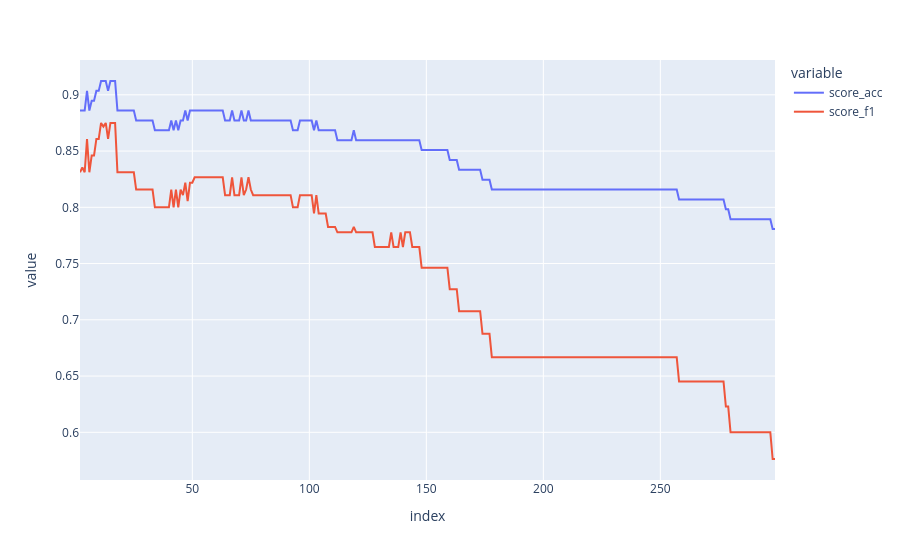

The notebook cell this image was saved under:
### Code cell
scores = pd.DataFrame(data=[i for i in range(2, 300)], columns=['score'], index=range(2, 300))

scores['score_acc'] = scores['score'].apply(lambda i: cross_val_score(KNeighborsClassifier(n_neighbors=i), X, y, cv=skf).min())
scores['score_f1'] = scores['score'].apply(lambda i: cross_val_score(KNeighborsClassifier(n_neighbors=i), X, y, cv=skf, scoring='f1').min())
scores[['score_acc', 'score_f1']].plot()

### Figure 1 — Plotly figure (JSON) as saved in the notebook; plotly's stock layout.template omitted (floating-point values rounded to 4 significant figures; data arrays with more than 128 entries replaced by an {"elided": "..."} marker saying what was removed)
{"data": [{"hovertemplate": "variable=score_acc<br>index=%{x}<br>value=%{y}<extra></extra>", "legendgroup": "score_acc", "line": {"color": "#636efa", "dash": "solid"}, "marker": {"symbol": "circle"}, "mode": "lines", "name": "score_acc", "orientation": "v", "showlegend": true, "x": {"elided": "298 int values"}, "xaxis": "x", "y": {"elided": "298 float values"}, "yaxis": "y", "type": "scatter"}, {"hovertemplate": "variable=score_f1<br>index=%{x}<br>value=%{y}<extra></extra>", "legendgroup": "score_f1", "line": {"color": "#EF553B", "dash": "solid"}, "marker": {"symbol": "circle"}, "mode": "lines", "name": "score_f1", "orientation": "v", "showlegend": true, "x": {"elided": "298 int values"}, "xaxis": "x", "y": {"elided": "298 float values"}, "yaxis": "y", "type": "scatter"}], "layout": {"xaxis": {"anchor": "y", "domain": [0.0, 1.0], "title": {"text": "index"}}, "yaxis": {"anchor": "x", "domain": [0.0, 1.0], "title": {"text": "value"}}, "legend": {"title": {"text": "variable"}, "tracegroupgap": 0}, "margin": {"t": 60}}}
